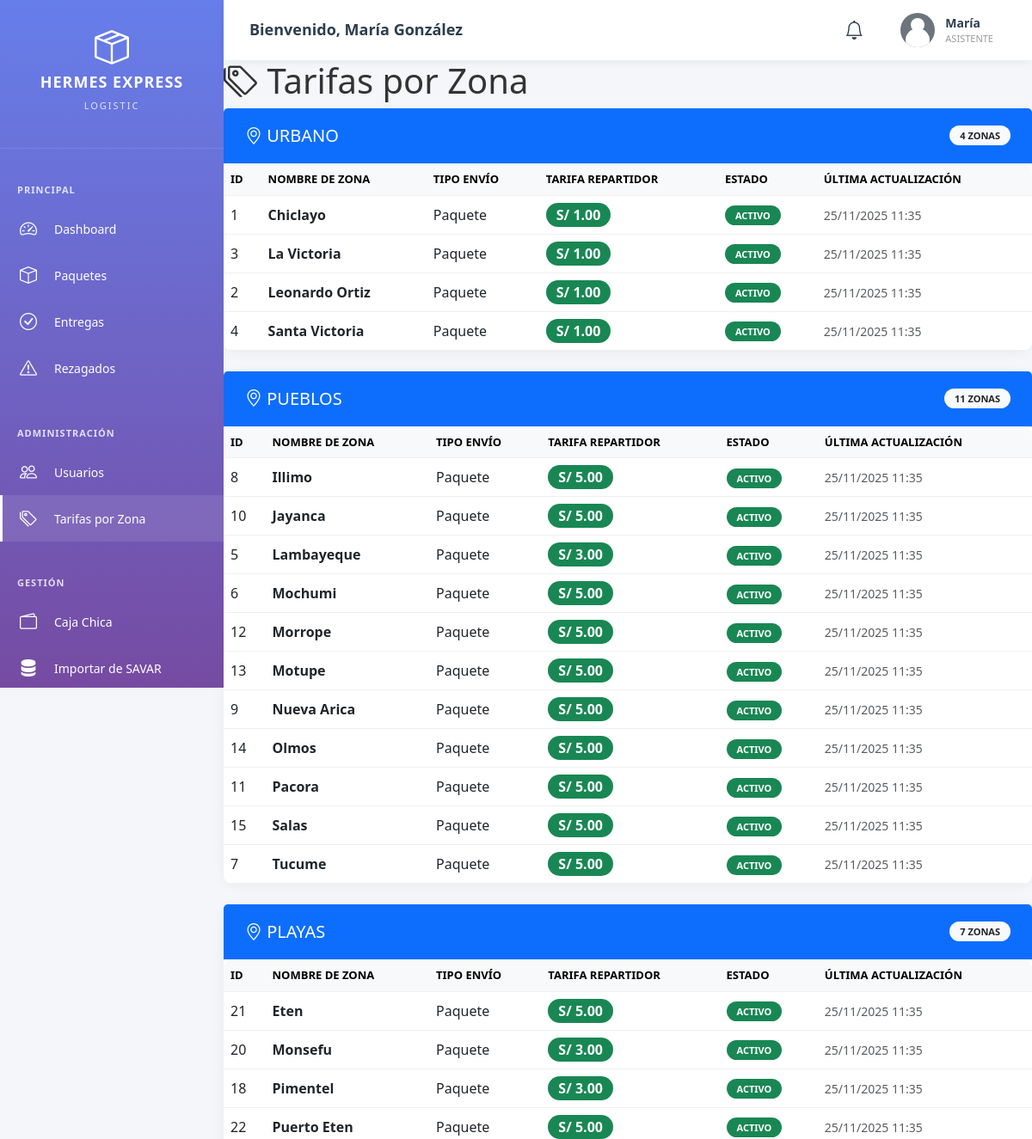
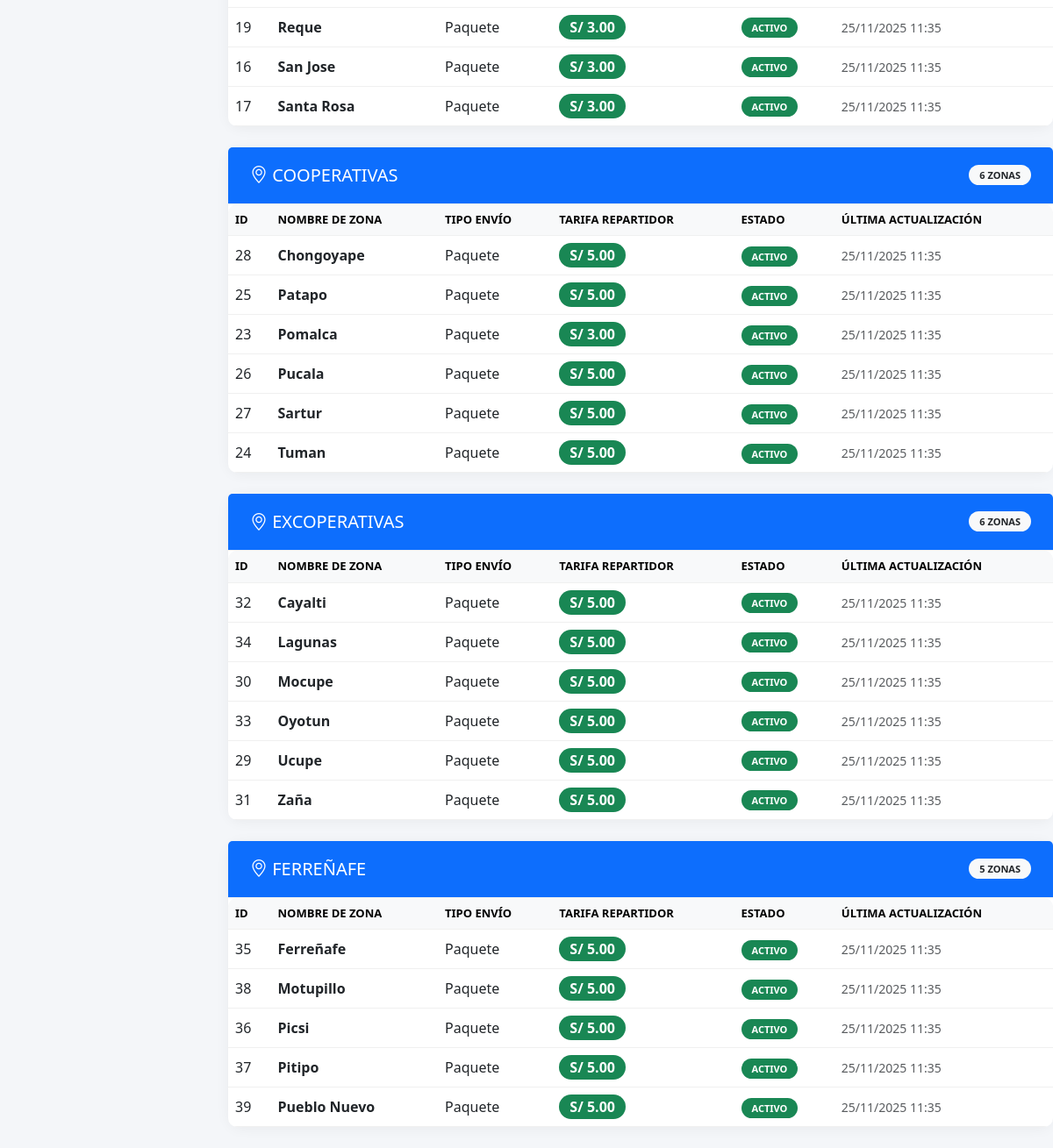
The app's page /asistente/tarifas.php (signed in) with its own data (2 pictures, top to bottom).
### tables this page shows
CREATE TABLE IF NOT EXISTS zonas_tarifas (
    id INT PRIMARY KEY AUTO_INCREMENT,
    categoria VARCHAR(50) NOT NULL COMMENT 'URBANO, PUEBLOS, PLAYAS, COOPERATIVAS, EXCOPERATIVAS, FERREÑAFE',
    nombre_zona VARCHAR(100) NOT NULL,
    tipo_envio VARCHAR(50) DEFAULT 'Paquete',
    tarifa_repartidor DECIMAL(10, 2) NOT NULL COMMENT 'Monto que recibe el repartidor por entrega',
    activo BOOLEAN DEFAULT TRUE,
    fecha_creacion TIMESTAMP DEFAULT CURRENT_TIMESTAMP,
    fecha_actualizacion TIMESTAMP DEFAULT CURRENT_TIMESTAMP ON UPDATE CURRENT_TIMESTAMP,
    INDEX idx_categoria (categoria),
    INDEX idx_activo (activo),
    UNIQUE KEY unique_zona (categoria, nombre_zona)
);

### config/database.php (called while the page is built, shortened)
<?php
class Database {
    private static $instance = null;
    public static function getInstance() {
        if (self::$instance === null) {
            self::$instance = new Database();
        }
        return self::$instance;
    }
    public function fetchAll($result) {
        $rows = [];
        if ($result && is_object($result)) {
            if ($result instanceof mysqli_result) {
                while ($row = $result->fetch_assoc()) {
                    $rows[] = $row;
                }
            }
        } elseif (is_array($result)) {
            return $result;
        }
        return $rows;
    }
}
?>

### asistente/tarifas.php (the view, shortened to what this page needs)
<?php
$db = Database::getInstance()->getConnection();
$stmt = $db->query("
    SELECT * FROM zonas_tarifas
    ORDER BY
        FIELD(categoria, 'URBANO', 'PUEBLOS', 'PLAYAS', 'COOPERATIVAS', 'EXCOPERATIVAS', 'FERREÑAFE'),
        nombre_zona ASC
");
$todasTarifas = Database::getInstance()->fetchAll($stmt);
$tarifasPorCategoria = [];
foreach ($todasTarifas as $tarifa) {
    $tarifasPorCategoria[$tarifa['categoria']][] = $tarifa;
}
$pageTitle = "Tarifas por Zona";
?>
<!DOCTYPE html>
<html lang="es">
<head>
    <link href="https://cdn.jsdelivr.net/npm/bootstrap@5.3.0/dist/css/bootstrap.min.css" rel="stylesheet">
    <link rel="stylesheet" href="https://cdn.jsdelivr.net/npm/bootstrap-icons@1.11.0/font/bootstrap-icons.css">
    <link rel="stylesheet" href="../assets/css/dashboard.css">
</head>
<body>
    <?php include 'includes/header.php'; ?>
    <div class="dashboard-container">
        <?php include 'includes/sidebar.php'; ?>
        <main class="main-content">
            <div class="content-header">
                <h1><i class="bi bi-tags"></i> <?php echo $pageTitle; ?></h1>
            </div>
            <?php foreach ($tarifasPorCategoria as $categoria => $tarifas): ?>
                <div class="card mb-4">
                    <div class="card-header bg-primary text-white">
                        <h5 class="mb-0">
                            <i class="bi bi-geo-alt"></i> <?php echo htmlspecialchars($categoria); ?>
                            <span class="badge bg-light text-dark float-end"><?php echo count($tarifas); ?> zonas</span>
                        </h5>
                    </div>
                    <div class="card-body p-0">
                        <div class="table-responsive">
                            <table class="table table-hover mb-0">
                                <thead class="table-light">
                                    <tr>
                                        <th>ID</th>
                                        <th>Nombre de Zona</th>
                                        <th>Tipo Envío</th>
                                        <th>Tarifa Repartidor</th>
                                        <th>Estado</th>
                                        <th>Última Actualización</th>
                                    </tr>
                                </thead>
                                <tbody>
                                    <?php foreach ($tarifas as $tarifa): ?>
                                        <tr>
                                            <td><?php echo $tarifa['id']; ?></td>
                                            <td><strong><?php echo htmlspecialchars($tarifa['nombre_zona']); ?></strong></td>
                                            <td><?php echo htmlspecialchars($tarifa['tipo_envio']); ?></td>
                                            <td>
                                                <span class="badge bg-success fs-6">
                                                    S/ <?php echo number_format($tarifa['tarifa_repartidor'], 2); ?>
                                                </span>
                                            </td>
                                            <td>
                                                <?php if ($tarifa['activo']): ?>
                                                    <span class="badge bg-success">Activo</span>
                                                <?php else: ?>
                                                    <span class="badge bg-secondary">Inactivo</span>
                                                <?php endif; ?>
                                            </td>
                                            <td>
                                                <small class="text-muted">
                                                    <?php echo date('d/m/Y H:i', strtotime($tarifa['fecha_actualizacion'])); ?>
                                                </small>
                                            </td>
                                        </tr>
                                    <?php endforeach; ?>
                                </tbody>
                            </table>
                        </div>
                    </div>
                </div>
            <?php endforeach; ?>
        </main>
    </div>
</body>
</html>

### assets/css/dashboard.css (style rules this page uses)
:root { --primary-color: #667eea; --secondary-color: #764ba2; --success-color: #28a745; --danger-color: #dc3545; --warning-color: #ffc107; --info-color: #17a2b8; --dark-color: #2c3e50; --light-color: #f8f9fa; --sidebar-width: 260px; --header-height: 70px; }
* { margin: 0; padding: 0; box-sizing: border-box; }
body { font-family: 'Segoe UI', Tahoma, Geneva, Verdana, sans-serif; background: #f4f6f9; color: #333; overflow-x: hidden; }
.dashboard-container { display: flex; min-height: 100vh; }
.main-content { margin-left: var(--sidebar-width); margin-top: var(--header-height); min-height: calc(100vh - var(--header-height)); width: calc(100% - var(--sidebar-width)); flex: 1; padding: 0; }
.card { background: white; border-radius: 15px; box-shadow: 0 2px 15px rgba(0, 0, 0, 0.05); margin-bottom: 25px; border: none; }
.card-header { background: none; border-bottom: 1px solid #f0f0f0; padding: 20px 25px; }
.card-body { padding: 25px; }
.table-responsive { border-radius: 10px; overflow: hidden; }
table { width: 100%; margin-bottom: 0; }
thead { background: #f8f9fa; }
th { padding: 15px; font-weight: 600; font-size: 13px; text-transform: uppercase; color: #666; }
td { padding: 15px; vertical-align: middle; }
tr { border-bottom: 1px solid #f0f0f0; }
.badge { padding: 6px 12px; border-radius: 20px; font-size: 11px; font-weight: 600; text-transform: uppercase; }

### records on screen
zonas_tarifas: id "1", nombre_zona "Chiclayo", tipo_envio "Paquete", tarifa_repartidor "1.00", activo "ACTIVO", fecha_actualizacion "25/11/2025 11:35"
zonas_tarifas: id "3", nombre_zona "La Victoria", tipo_envio "Paquete", tarifa_repartidor "1.00", activo "ACTIVO", fecha_actualizacion "25/11/2025 11:35"
zonas_tarifas: id "2", nombre_zona "Leonardo Ortiz", tipo_envio "Paquete", tarifa_repartidor "1.00", activo "ACTIVO", fecha_actualizacion "25/11/2025 11:35"
zonas_tarifas: id "4", nombre_zona "Santa Victoria", tipo_envio "Paquete", tarifa_repartidor "1.00", activo "ACTIVO", fecha_actualizacion "25/11/2025 11:35"
zonas_tarifas: id "8", nombre_zona "Illimo", tipo_envio "Paquete", tarifa_repartidor "5.00", activo "ACTIVO", fecha_actualizacion "25/11/2025 11:35"
zonas_tarifas: id "10", nombre_zona "Jayanca", tipo_envio "Paquete", tarifa_repartidor "5.00", activo "ACTIVO", fecha_actualizacion "25/11/2025 11:35"
zonas_tarifas: id "5", nombre_zona "Lambayeque", tipo_envio "Paquete", tarifa_repartidor "3.00", activo "ACTIVO", fecha_actualizacion "25/11/2025 11:35"
zonas_tarifas: id "6", nombre_zona "Mochumi", tipo_envio "Paquete", tarifa_repartidor "5.00", activo "ACTIVO", fecha_actualizacion "25/11/2025 11:35"
zonas_tarifas: id "12", nombre_zona "Morrope", tipo_envio "Paquete", tarifa_repartidor "5.00", activo "ACTIVO", fecha_actualizacion "25/11/2025 11:35"
zonas_tarifas: id "13", nombre_zona "Motupe", tipo_envio "Paquete", tarifa_repartidor "5.00", activo "ACTIVO", fecha_actualizacion "25/11/2025 11:35"
zonas_tarifas: id "9", nombre_zona "Nueva Arica", tipo_envio "Paquete", tarifa_repartidor "5.00", activo "ACTIVO", fecha_actualizacion "25/11/2025 11:35"
zonas_tarifas: id "14", nombre_zona "Olmos", tipo_envio "Paquete", tarifa_repartidor "5.00", activo "ACTIVO", fecha_actualizacion "25/11/2025 11:35"
zonas_tarifas: id "11", nombre_zona "Pacora", tipo_envio "Paquete", tarifa_repartidor "5.00", activo "ACTIVO", fecha_actualizacion "25/11/2025 11:35"
zonas_tarifas: id "15", nombre_zona "Salas", tipo_envio "Paquete", tarifa_repartidor "5.00", activo "ACTIVO", fecha_actualizacion "25/11/2025 11:35"
zonas_tarifas: id "7", nombre_zona "Tucume", tipo_envio "Paquete", tarifa_repartidor "5.00", activo "ACTIVO", fecha_actualizacion "25/11/2025 11:35"
zonas_tarifas: id "21", nombre_zona "Eten", tipo_envio "Paquete", tarifa_repartidor "5.00", activo "ACTIVO", fecha_actualizacion "25/11/2025 11:35"
zonas_tarifas: id "20", nombre_zona "Monsefu", tipo_envio "Paquete", tarifa_repartidor "3.00", activo "ACTIVO", fecha_actualizacion "25/11/2025 11:35"
zonas_tarifas: id "18", nombre_zona "Pimentel", tipo_envio "Paquete", tarifa_repartidor "3.00", activo "ACTIVO", fecha_actualizacion "25/11/2025 11:35"
zonas_tarifas: id "22", nombre_zona "Puerto Eten", tipo_envio "Paquete", tarifa_repartidor "5.00", activo "ACTIVO", fecha_actualizacion "25/11/2025 11:35"
zonas_tarifas: id "19", nombre_zona "Reque", tipo_envio "Paquete", tarifa_repartidor "3.00", activo "ACTIVO", fecha_actualizacion "25/11/2025 11:35"
zonas_tarifas: id "16", nombre_zona "San Jose", tipo_envio "Paquete", tarifa_repartidor "3.00", activo "ACTIVO", fecha_actualizacion "25/11/2025 11:35"
zonas_tarifas: id "17", nombre_zona "Santa Rosa", tipo_envio "Paquete", tarifa_repartidor "3.00", activo "ACTIVO", fecha_actualizacion "25/11/2025 11:35"
zonas_tarifas: id "28", nombre_zona "Chongoyape", tipo_envio "Paquete", tarifa_repartidor "5.00", activo "ACTIVO", fecha_actualizacion "25/11/2025 11:35"
zonas_tarifas: id "25", nombre_zona "Patapo", tipo_envio "Paquete", tarifa_repartidor "5.00", activo "ACTIVO", fecha_actualizacion "25/11/2025 11:35"
zonas_tarifas: id "23", nombre_zona "Pomalca", tipo_envio "Paquete", tarifa_repartidor "3.00", activo "ACTIVO", fecha_actualizacion "25/11/2025 11:35"
zonas_tarifas: id "26", nombre_zona "Pucala", tipo_envio "Paquete", tarifa_repartidor "5.00", activo "ACTIVO", fecha_actualizacion "25/11/2025 11:35"
zonas_tarifas: id "27", nombre_zona "Sartur", tipo_envio "Paquete", tarifa_repartidor "5.00", activo "ACTIVO", fecha_actualizacion "25/11/2025 11:35"
zonas_tarifas: id "24", nombre_zona "Tuman", tipo_envio "Paquete", tarifa_repartidor "5.00", activo "ACTIVO", fecha_actualizacion "25/11/2025 11:35"
zonas_tarifas: id "32", nombre_zona "Cayalti", tipo_envio "Paquete", tarifa_repartidor "5.00", activo "ACTIVO", fecha_actualizacion "25/11/2025 11:35"
zonas_tarifas: id "34", nombre_zona "Lagunas", tipo_envio "Paquete", tarifa_repartidor "5.00", activo "ACTIVO", fecha_actualizacion "25/11/2025 11:35"
zonas_tarifas: id "30", nombre_zona "Mocupe", tipo_envio "Paquete", tarifa_repartidor "5.00", activo "ACTIVO", fecha_actualizacion "25/11/2025 11:35"
zonas_tarifas: id "33", nombre_zona "Oyotun", tipo_envio "Paquete", tarifa_repartidor "5.00", activo "ACTIVO", fecha_actualizacion "25/11/2025 11:35"
zonas_tarifas: id "29", nombre_zona "Ucupe", tipo_envio "Paquete", tarifa_repartidor "5.00", activo "ACTIVO", fecha_actualizacion "25/11/2025 11:35"
zonas_tarifas: id "31", nombre_zona "Zaña", tipo_envio "Paquete", tarifa_repartidor "5.00", activo "ACTIVO", fecha_actualizacion "25/11/2025 11:35"
zonas_tarifas: id "35", nombre_zona "Ferreñafe", tipo_envio "Paquete", tarifa_repartidor "5.00", activo "ACTIVO", fecha_actualizacion "25/11/2025 11:35"
zonas_tarifas: id "38", nombre_zona "Motupillo", tipo_envio "Paquete", tarifa_repartidor "5.00", activo "ACTIVO", fecha_actualizacion "25/11/2025 11:35"
zonas_tarifas: id "36", nombre_zona "Picsi", tipo_envio "Paquete", tarifa_repartidor "5.00", activo "ACTIVO", fecha_actualizacion "25/11/2025 11:35"
zonas_tarifas: id "37", nombre_zona "Pitipo", tipo_envio "Paquete", tarifa_repartidor "5.00", activo "ACTIVO", fecha_actualizacion "25/11/2025 11:35"
zonas_tarifas: id "39", nombre_zona "Pueblo Nuevo", tipo_envio "Paquete", tarifa_repartidor "5.00", activo "ACTIVO", fecha_actualizacion "25/11/2025 11:35"

### other values on screen
$_SESSION['nombre'] . ' ' . ($_SESSION['apellido'] ?? '') "María González"
$_SESSION['nombre'] "María"
$pageTitle "Tarifas por Zona"
$categoria "URBANO"
count($tarifas) "4"
$categoria "PUEBLOS"
count($tarifas) "11"
$categoria "PLAYAS"
count($tarifas) "7"
$categoria "COOPERATIVAS"
count($tarifas) "6"
$categoria "EXCOPERATIVAS"
$categoria "FERREÑAFE"
count($tarifas) "5"
